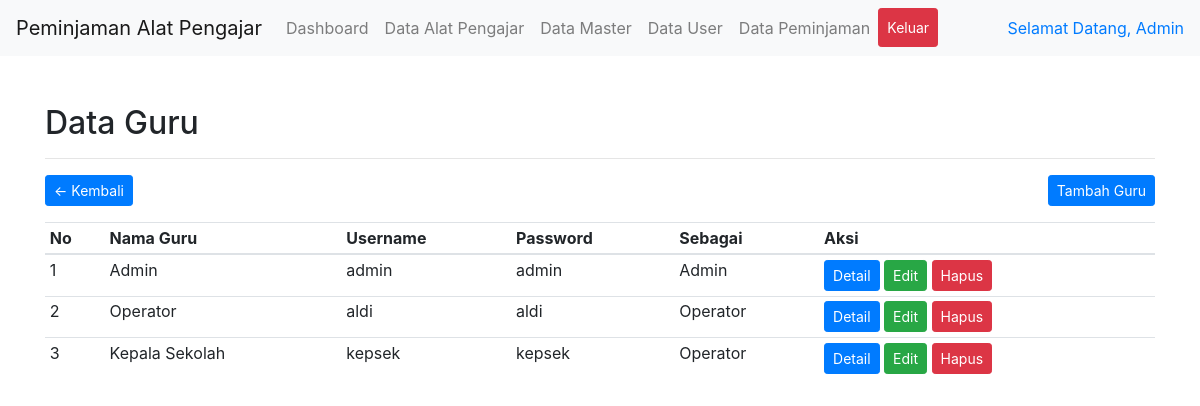
The app's page /admin/data-petugas.php (signed in) with its own data.
### tables this page shows
CREATE TABLE `users` (
  `id_user` int(11) NOT NULL,
  `nama` varchar(50) NOT NULL,
  `username` varchar(30) NOT NULL,
  `password` varchar(100) NOT NULL,
  `id_level` enum('1','2','3') NOT NULL
);

### admin/includes/petugas.php (the view)
<div class="container mt-5">
  <h2>Data Guru</h2>
  <hr>
  <a href="index.php" class="btn btn-primary btn-sm float-left">← Kembali</a>
  <a href="?p=tambah-petugas" class="btn btn-primary btn-sm float-right">Tambah Guru</a>
  <div class="clearfix"></div>
  <table class="table table-sm mt-3">
    <thead>
      <tr>
 <th>No</th>
 <th>Nama Guru</th>
 <th>Username</th>
 <th>Password</th>
 <th>Sebagai</th>
 <th>Aksi</th>
      </tr>
    </thead>
    <tbody>
      <?php
      foreach ($data as $r):
      $r['id_level'] == 1 ? $sebagai = "Admin" : $sebagai = "Operator";
      ?>
      <tr>
 <td><?= $no++ ?></td>
 <td><?= $r['nama'] ?></td>
 <td><?= $r['username'] ?></td>
 <td><?= $r['password'] ?></td>
 <td><?= $sebagai ?></td>
        <td>
          <div class="d-inline">
     <a href="?p=detail-petugas&id=<?= $r['id_user'] ?>" class="btn btn-primary btn-sm">Detail</a>
     <a href="?p=edit-petugas&id=<?= $r['id_user'] ?>" class="btn btn-success btn-sm">Edit</a>
     <a href="?p=hapus-petugas&id=<?= $r['id_user'] ?>" class="btn btn-danger btn-sm" onclick="return confirm('Hapus data ini?')">Hapus</a>
     </div>
 </td>
      </tr>
      <?php endforeach ?>
    </tbody>
  </table>
</div>

### records on screen
users: nama "Admin", username "admin", password "admin", sebagai "Admin"
users: nama "Operator", username "aldi", password "aldi", sebagai "Operator"
users: nama "Kepala Sekolah", username "kepsek", password "kepsek", sebagai "Operator"

### other values on screen
$_SESSION['name'] "Admin"
